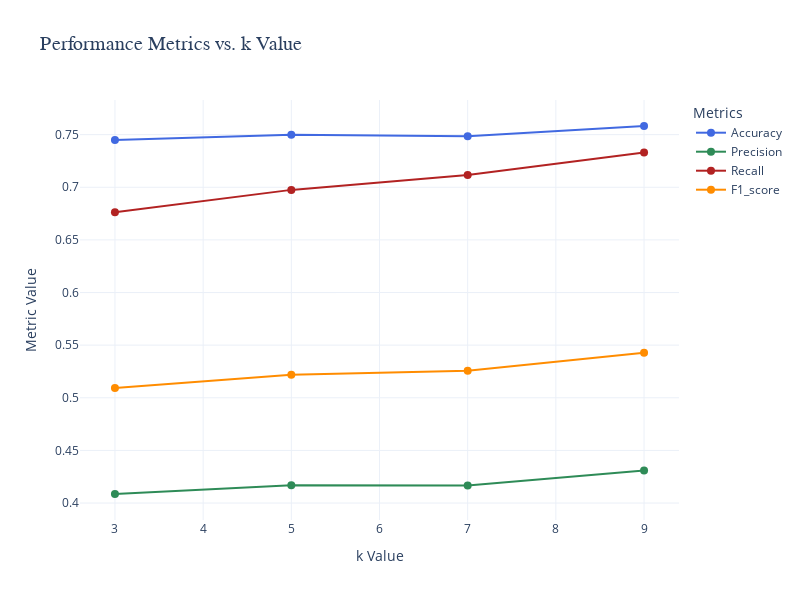

Write notebook code for a chart like this one.
### Code cell
plot_knn_metrics(k_values, chebyshev_results_df)

### Figure 1 — Plotly figure (JSON) as saved in the notebook; plotly's stock layout.template omitted (floating-point values rounded to 4 significant figures)
{"data": [{"line": {"color": "royalblue", "width": 2}, "marker": {"color": "royalblue", "size": 8}, "mode": "lines+markers", "name": "Accuracy", "type": "scatter", "x": [3, 5, 7, 9], "y": [0.7449, 0.7498, 0.7484, 0.7582]}, {"line": {"color": "seagreen", "width": 2}, "marker": {"color": "seagreen", "size": 8}, "mode": "lines+markers", "name": "Precision", "type": "scatter", "x": [3, 5, 7, 9], "y": [0.4086, 0.417, 0.4167, 0.431]}, {"line": {"color": "firebrick", "width": 2}, "marker": {"color": "firebrick", "size": 8}, "mode": "lines+markers", "name": "Recall", "type": "scatter", "x": [3, 5, 7, 9], "y": [0.6762, 0.6975, 0.7117, 0.7331]}, {"line": {"color": "darkorange", "width": 2}, "marker": {"color": "darkorange", "size": 8}, "mode": "lines+markers", "name": "F1_score", "type": "scatter", "x": [3, 5, 7, 9], "y": [0.5094, 0.522, 0.5256, 0.5428]}], "layout": {"height": 600, "legend": {"title": {"text": "Metrics"}}, "title": {"font": {"family": "Arial, sans-serif", "size": 20}, "text": "Performance Metrics vs. k Value"}, "width": 800, "xaxis": {"title": {"text": "k Value"}}, "yaxis": {"title": {"text": "Metric Value"}}}}
